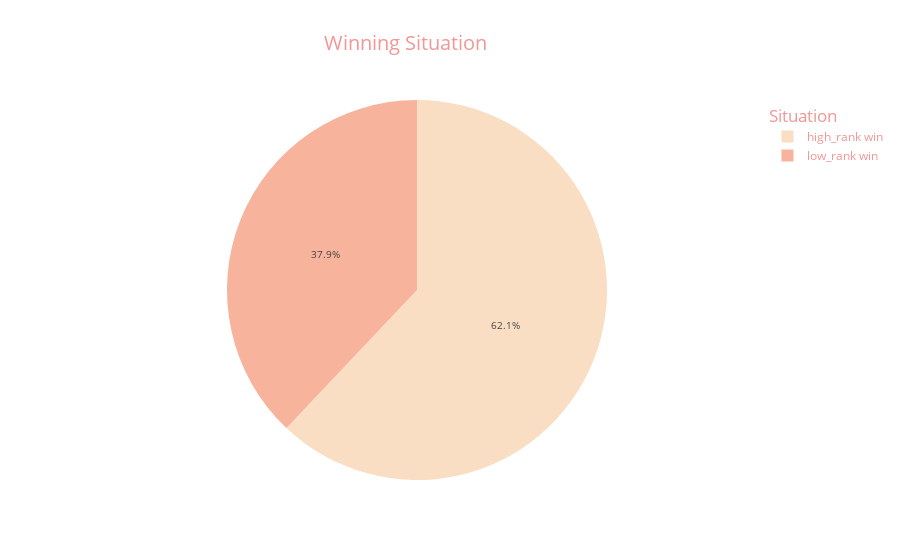

Notebook code for this chart:
### Code cell
fig=px.pie(sample["high_winn"].value_counts(),names=sample["high_winn"].value_counts().index,values=sample["high_winn"].value_counts().values,
           title="Winning Situation",
            color_discrete_sequence=["#FADEC3","#F7B39C"],
           labels={"names":"Situation ","values":"Count "}
      )
fig.update_layout(
title_font_color="#F29696",paper_bgcolor="#fff",title_font_size=20,title_x=.45,font_color="#F29696",
    plot_bgcolor="#F29696",legend_title_font_size=17,legend_title_font_color="#F29696",
    legend_title_text="Situation")
fig.update_xaxes(tickfont_size=9)
fig.update_traces(textfont_size=10)
fig.show()

### Figure 1 — Plotly figure (JSON) as saved in the notebook; plotly's stock layout.template omitted (floating-point values rounded to 4 significant figures)
{"data": [{"domain": {"x": [0, 1], "y": [0, 1]}, "hovertemplate": "Situation =%{label}<br>Count =%{value}<extra></extra>", "labels": ["high_rank win", "low_rank win"], "legendgroup": "", "name": "", "showlegend": true, "textfont": {"size": 10}, "type": "pie", "values": [12447, 7611]}], "layout": {"font": {"color": "#F29696"}, "legend": {"title": {"font": {"color": "#F29696", "size": 17}, "text": "Situation"}, "tracegroupgap": 0}, "paper_bgcolor": "#fff", "piecolorway": ["#FADEC3", "#F7B39C"], "plot_bgcolor": "#F29696", "title": {"font": {"color": "#F29696", "size": 20}, "text": "Winning Situation", "x": 0.45}, "xaxis": {"tickfont": {"size": 9}}}}
